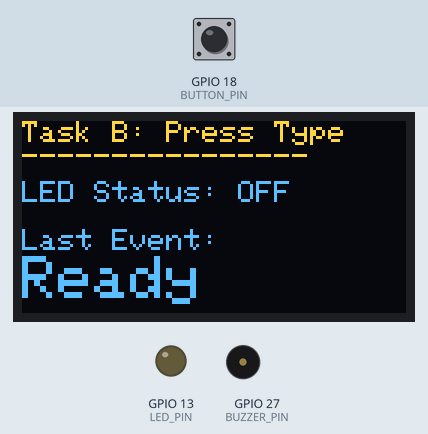
The sketch below on a simulated ESP32. On the bench: 128×64 one-colour display, output pins drawn as LEDs (lit = HIGH), buzzer (waves = sounding). The test bench sets the inputs (shaded band); at power-on: GPIO 18 (BUTTON_PIN) HIGH. The OLED is the two-colour kind (top 16 rows yellow); what the sketch prints to the serial monitor is not drawn.

Above: at 3.2 s.
3.3 s: GPIO 18 (BUTTON_PIN) pulled LOW for 3.2 s
At 6.1 s:
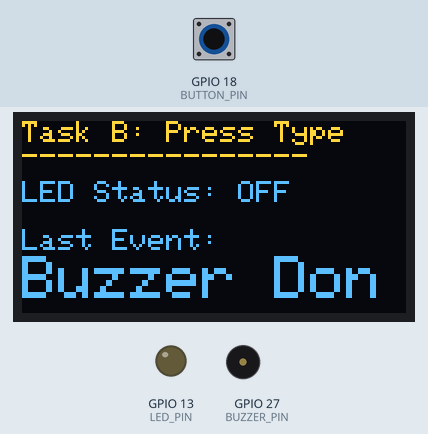
8.0 s: GPIO 18 (BUTTON_PIN) pulled LOW for 0.15 s
At 9.3 s:
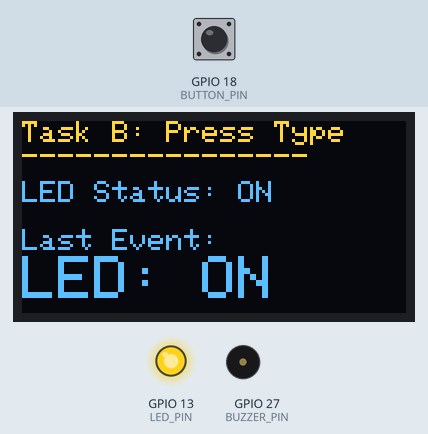
9.6 s: GPIO 18 (BUTTON_PIN) pulled LOW for 3.2 s
At 13.3 s:
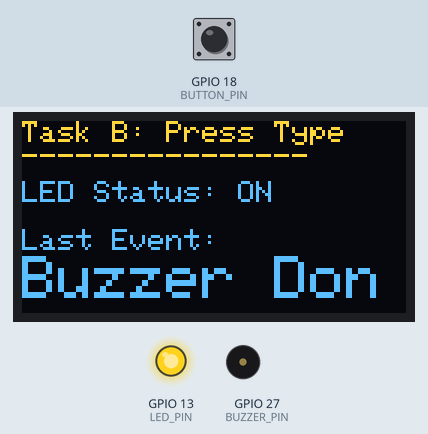
14.3 s: GPIO 18 (BUTTON_PIN) pulled LOW for 1 s
At 16.7 s:
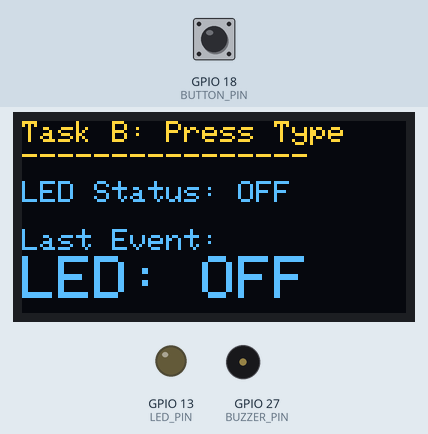
Timing chart, 0 to 17.8 s (numbered marks = the images above; inputs shaded):
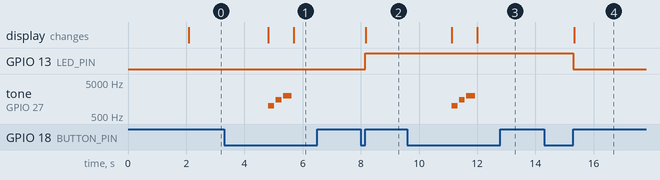

Measured:
- after the input at 3.3 s, tone on GPIO 27 (BUZZER_PIN): plays 1000 Hz for 0.20 s, 1500 Hz for 0.20 s, 2000 Hz for 0.30 s, starting after 1.5 s; the display: first changes after 1.5 s (image 1 shows a later state)
- after the input at 8.0 s, GPIO 13 (LED_PIN): LOW → HIGH after 0.15 s; the display: changes after 0.18 s (image 2)
- after the input at 9.6 s, tone on GPIO 27 (BUZZER_PIN): plays 1000 Hz for 0.20 s, 1500 Hz for 0.20 s, 2000 Hz for 0.30 s, starting after 1.5 s; the display: first changes after 1.5 s (image 3 shows a later state)
- after the input at 14.3 s, GPIO 13 (LED_PIN): HIGH → LOW after 1.0 s; the display: changes after 1.0 s (image 4)

The sketch:

sketch.ino
```cpp
/*
 * Task B - Press-Type Detection Button
 * Name: Fatima Zimal
 * Registration Number: 23-NTU-CS-1252
 TASK B
 *
 * Description: Single button with short press (toggle LED) and long press (play buzzer)
 * Displays events on OLED
 */

#include <Wire.h>
#include <Adafruit_GFX.h>
#include <Adafruit_SSD1306.h>

// OLED display configuration
#define SCREEN_WIDTH 128
#define SCREEN_HEIGHT 64
#define OLED_RESET -1
Adafruit_SSD1306 display(SCREEN_WIDTH, SCREEN_HEIGHT, &Wire, OLED_RESET);

// Pin definitions
const int LED_PIN = 13;
const int BUTTON_PIN = 18;
const int BUZZER_PIN = 27;

// Button state tracking
bool lastButtonState = HIGH;
bool ledState = false;
unsigned long buttonPressTime = 0;
unsigned long buttonReleaseTime = 0;
bool buttonPressed = false;
bool longPressTriggered = false;

// Long press threshold (1.5 seconds = 1500 milliseconds)
const unsigned long longPressThreshold = 1500;
const unsigned long debounceDelay = 50;

// For display updates
String lastEvent = "Ready";
unsigned long lastEventTime = 0;

void setup() {
  // Initialize serial monitor
  Serial.begin(115200);

  // Initialize pins
  pinMode(LED_PIN, OUTPUT);
  pinMode(BUTTON_PIN, INPUT_PULLUP);
  pinMode(BUZZER_PIN, OUTPUT);

  digitalWrite(LED_PIN, LOW);
  digitalWrite(BUZZER_PIN, LOW);

  // Initialize OLED display
  if (!display.begin(SSD1306_SWITCHCAPVCC, 0x3C)) {
    Serial.println(F("SSD1306 allocation failed"));
    for (;;);
  }

  display.clearDisplay();
  display.setTextSize(1);
  display.setTextColor(SSD1306_WHITE);
  display.setCursor(0, 0);
  display.println("Task B: Press Type");
  display.println("Detection");
  display.println("");
  display.println("Short: Toggle LED");
  display.println("Long: Buzzer Tone");
  display.display();
  delay(2000);

  updateDisplay();
}

void loop() {
  bool currentButtonState = digitalRead(BUTTON_PIN);
  unsigned long currentTime = millis();

  // Button just pressed (HIGH to LOW transition)
  if (currentButtonState == LOW && lastButtonState == HIGH) {
    buttonPressTime = currentTime;
    buttonPressed = true;
    longPressTriggered = false;
    Serial.println("Button pressed");
  }

  // Button being held down
  if (currentButtonState == LOW && buttonPressed) {
    unsigned long pressDuration = currentTime - buttonPressTime;

    // Check for long press (only trigger once)
    if (pressDuration >= longPressThreshold && !longPressTriggered) {
      longPressTriggered = true;
      handleLongPress();
    }
  }

  // Button released (LOW to HIGH transition)
  if (currentButtonState == HIGH && lastButtonState == LOW) {
    buttonReleaseTime = currentTime;
    unsigned long pressDuration = buttonReleaseTime - buttonPressTime;

    if (buttonPressed) {
      // Only handle short press if long press wasn't triggered
      if (pressDuration < longPressThreshold && !longPressTriggered) {
        handleShortPress();
      }
      buttonPressed = false;
    }

    Serial.print("Button released after: ");
    Serial.print(pressDuration);
    Serial.println(" ms");
  }

  lastButtonState = currentButtonState;
}

void handleShortPress() {
  // Toggle LED
  ledState = !ledState;
  digitalWrite(LED_PIN, ledState);

  lastEvent = ledState ? "LED: ON" : "LED: OFF";
  lastEventTime = millis();
  updateDisplay();

  Serial.println("Short press detected - LED toggled");
}

void handleLongPress() {
  // Play buzzer tone
  lastEvent = "BUZZER";
  updateDisplay();

  Serial.println("Long press detected - Playing buzzer");

  // Play a pleasant tone pattern
  tone(BUZZER_PIN, 1000, 200);
  delay(250);
  tone(BUZZER_PIN, 1500, 200);
  delay(250);
  tone(BUZZER_PIN, 2000, 300);
  delay(350);
  noTone(BUZZER_PIN);

  lastEvent = "Buzzer Done";
  updateDisplay();
}

void updateDisplay() {
  display.clearDisplay();
  display.setTextSize(1);
  display.setCursor(0, 0);
  display.println("Task B: Press Type");
  display.println("----------------");

  // Show LED status
  display.setTextSize(1);
  display.setCursor(0, 20);
  display.print("LED Status: ");
  display.println(ledState ? "ON" : "OFF");

  // Show last event
  display.println("");
  display.println("Last Event:");
  display.setTextSize(2);
  display.setCursor(0, 45);
  display.println(lastEvent);

  display.display();
}
```
